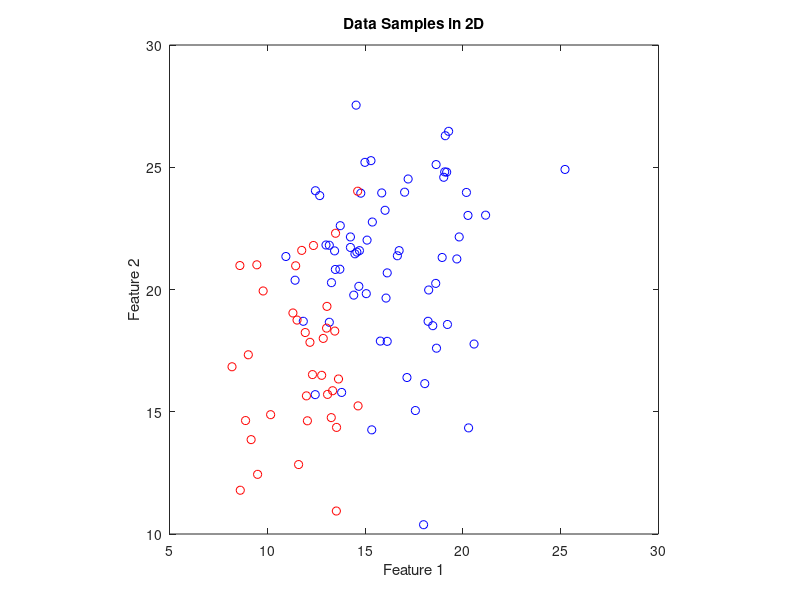

This chart was generated by the following MATLAB code: (Note: this script raises an error after producing the figure.)
%% Pattern Recognition
%  Exercise | Principle Component Analysis
%
%  Instructions
%  ------------
%
%  This file contains code that helps you get started on the
%  exercise. You will need to complete the following functions:
%
%     myPCA.m
%     projectData.m
%     recoverData.m
%
%  Add code where needed.
%

%% Initialization
clear all; close all; clc
%% ================== Part 1: Load Example Dataset  ===================
%  We start this exercise by using a small dataset that is easily to
%  visualize
%
fprintf('Visualizing example dataset for PCA.\n\n');

%  The following command loads the breast cancert dataset. You should now have the 
%  variable X in your environment
Data=csvread('data/breast_cancer_data.csv');
NSamples = 100; %Get the first NSamples only for better visualization
X=Data(1:NSamples,1:end-1); % Get all features
Y=Data(1:NSamples,end);

% Visualize the example dataset in 2D using sample feature pairs
% Repeat using different feature pairs on the 2D space 
figure(1)
plot(X(Y==0, 1), X(Y==0, 2), 'bo',X(Y==1, 1), X(Y==1, 2), 'ro' );
axis square;
title('Data Samples in 2D')
xlabel('Feature 1');
ylabel('Feature 2');
hold on

fprintf('Program paused. Press enter to continue.\n');
pause


%% =============== Part 2: Principal Component Analysis ===============
%  You should now implement PCA, a feature extraction algorithm. 
%  Complete the code in myPCA.m
%  Consider only 2D samples by taking the first two features of the dataset

fprintf('\nRunning PCA on example dataset taking the first 2 features.\n\n');
X=Data(1:NSamples,1:2); % Get 2 first features

% Before running PCA, it is important to first normalize X
% Add the necessary code to perform standardization in featureNormalize
[X_norm, mu, sigma] = featureNormalize(X);

%  Run PCA
[eigvals, eigvecs, ~] = myPCA(X_norm);

% Plot the samples on the first two principal components
figure(2);
subplot(1, 2, 1);
plot(X(Y==0, 1), X(Y==0, 2), 'bo',X(Y==1, 1), X(Y==1, 2), 'ro' );
axis square;
title('Data Samples in 2D')
xlabel('Feature 1');
ylabel('Feature 2');

subplot(1, 2, 2);
plot(X_norm(Y==0, 1), X_norm(Y==0, 2), 'bo',X_norm(Y==1, 1), X_norm(Y==1, 2), 'ro' );
axis square;
title('Normalized Samples and principal components')
xlabel('Normalized feature 1')
ylabel('Normalized feature 2')
hold on

fprintf('Program paused. Press enter to continue.\n');
pause

figure(3);
plot(X_norm(Y==0, 1), X_norm(Y==0, 2), 'bo',X_norm(Y==1, 1), X_norm(Y==1, 2), 'ro');
hold on;
% Plot the principal component vectors (arrows)
scale = 3; % Scale factor for the arrows
quiver(0, 0, eigvecs(1,1)*scale*eigvals(1), eigvecs(2,1)*scale*eigvals(1), 'r', 'LineWidth', 2, 'MaxHeadSize', 1);
quiver(0, 0, eigvecs(1,2)*scale*eigvals(2), eigvecs(2,2)*scale*eigvals(2), 'b', 'LineWidth', 2, 'MaxHeadSize', 1);
axis square;
title('Normalized Samples and principal components')
xlabel('Normalized feature 1')
ylabel('Normalized feature 2')
hold off

pause; 

% Projection of the data onto the principal components
% ADD YOUR CODE
X_PCA = X_norm * eigvecs;

% Plot the projection of the data onto the principal components
figure(4);
hold on
plot(X_PCA(Y==0, 1), X_PCA(Y==0, 2), 'bo','MarkerFaceColor', 'b', 'MarkerEdgeColor', 'none', 'MarkerSize', 4 )
plot(X_PCA(Y==1, 1), X_PCA(Y==1, 2), 'ro','MarkerFaceColor', 'r', 'MarkerEdgeColor', 'none', 'MarkerSize', 4 );
title('PCA of Breast Cancer Dataset');
xlabel('Principal Component 1');
ylabel('Principal Component 2');
axis square;
hold off;

% Calculate the Explained Variance
% ADD YOUR CODE
ExplainedVar = (eigvals / sum(eigvals)) * 100;
fprintf(' Explained Variance(1st PC = %f) (2nd PC = %f)\n', ExplainedVar(1), ExplainedVar(2));

% Print the first principal component
fprintf(' 1st Principal Component = %f %f \n', eigvecs(1,1), eigvecs(2,1));

fprintf('Program paused. Press enter to continue.\n');
pause;


%% =================== Part 3: Dimensionality Reduction ===================
%  Perform dimensionality reduction by projecting the data onto the 
%  first principal component. Then plot the data in this reduced in 
%  dimension space.  This will show you what the data looks like when 
%  using only the corresponding eigenvectors to reconstruct it.
%
%  You should complete the code in projectData.m
%
fprintf('\nDimensionality reduction on example dataset.\n\n');

%  Project the data onto K = 1 dimension
K = 1;
Z = projectData(X_norm, eigvecs, K);
fprintf('Projection of the first example: %f\n', Z(1));

%  Use the K principal components to recover the Data in 2D
X_recover  = recoverData(Z, eigvecs, K);
fprintf('Approximation of the first example: %f %f\n', X_recover(1, 1), X_recover(1, 2));

%  Draw the lines connecting the projected points to the original points
figure(5);
hold on;
plot(X_recover(Y==0, 1), X_recover(Y==0, 2), 'co','MarkerFaceColor', 'c', 'MarkerEdgeColor', 'none', 'MarkerSize', 5);
plot(X_recover(Y==1, 1), X_recover(Y==1, 2), 'yo', 'MarkerFaceColor', 'y', 'MarkerEdgeColor', 'none', 'MarkerSize', 5);

plot(X_norm(Y==0, 1), X_norm(Y==0, 2), 'bo','MarkerFaceColor', 'b', 'MarkerEdgeColor', 'none', 'MarkerSize', 5 )
plot(X_norm(Y==1, 1), X_norm(Y==1, 2), 'ro','MarkerFaceColor', 'r', 'MarkerEdgeColor', 'none', 'MarkerSize', 5 );
title('PCA sample projections');

axis square
for i = 1:size(X_norm, 1)
    drawLine(X_norm(i,:), X_recover(i,:), '--k', 'LineWidth', 1);
end
axis([-3 3.5 -3 3.5]); 
axis square
hold off

fprintf('Program paused. Press enter to continue.\n');
pause;


%% =============== Part 4: Perform PCA on all features in the dataset =============
%  Apply PCA on the initial dataset and then choose the first 2 Principal Componets
%  to reduce the dimensionality of the dataset to the 2D space
%  The following code will load the dataset into your environment
%

X=Data(1:NSamples,1:end-1); % Get all features from the breast cancer dataset

% Before running PCA, it is important to first normalize X
% Add the necessary code to perform standardization in featureNormalize
[X_norm, mu, sigma] = featureNormalize(X);

%  Run PCA
[eigvals, eigvecs, order] = myPCA(X_norm);

figure(6);
hold on
% Plot the samples on the first two principal components
plot(X_norm(Y==0, order(1)), X_norm(Y==0, order(2)), 'bo','MarkerFaceColor', 'b', 'MarkerEdgeColor', 'none', 'MarkerSize', 5 )
plot(X_norm(Y==1, order(1)), X_norm(Y==1, order(2)), 'ro','MarkerFaceColor', 'r', 'MarkerEdgeColor', 'none', 'MarkerSize', 5 );
title('PCA sample projections');
% Plot the principal component vectors (arrows)
scale = 1; % Scale factor for the arrows
quiver(0, 0, eigvecs(1,1)*scale*eigvals(1), eigvecs(2,1)*scale*eigvals(1), 'r', 'LineWidth', 2, 'MaxHeadSize', 1);
quiver(0, 0, eigvecs(1,2)*scale*eigvals(2), eigvecs(2,2)*scale*eigvals(2), 'b', 'LineWidth', 2, 'MaxHeadSize', 1);
hold off;
axis square;

% Projection of the data onto the principal components
% ADD YOUR CODE
X_PCA = X_norm * eigvecs;

pause
% Plot the samples on the first two principal components
figure(7);
scatter(X_PCA(:,1), X_PCA(:,2), 30, Y, 'filled');
title('Breast Cancer Dataset - PCA reduced in 2D');
xlabel('Principal Component 1');
ylabel('Principal Component 2');
hold off;



% Calculate the Explained Variance of the first 2 Principal Components
% ADD YOUR CODE
ExplainedVar = (eigvals / sum(eigvals)) * 100;
fprintf(' Explained Variance(1st PC = %f) (2nd PC = %f)\n', ExplainedVar(1), ExplainedVar(2));


% Print the first principal component
fprintf(' 1st Principal Component = %f %f \n', eigvecs(1,1), eigvecs(2,1));

fprintf('Program paused. Press enter to continue.\n');

pause;


%% =============== Part 5: Loading and Visualizing Face Data =============
%  We start the exercise by first loading and visualizing the dataset.
%  The following code will load the dataset into your environment
%
fprintf('\nLoading face dataset.\n\n');

%  Load Face dataset
load ('data/faces.mat')
figure(8);
%  Display the first 100 faces in the dataset
displayData(X(1:100, :));

fprintf('Program paused. Press enter to continue.\n');
pause;

%% =========== Part 6: PCA on Face Data: Eigenfaces  ===================
%  Run PCA and visualize the eigenvectors which are in this case eigenfaces
%  We display the first 36 eigenfaces.
%
fprintf(['\nRunning PCA on face dataset.\n' ...
         '(this mght take a minute or two ...)\n\n']);

%  Before running PCA, it is important to first normalize X by subtracting 
%  the mean value from each feature
[X_norm, mu, sigma] = featureNormalize(X);

%  Run PCA
[eigvals, eigvecs, order] = myPCA(X_norm);

figure(9);
%  Visualize the top 36 eigenvectors found (eigenfaces)
displayData(eigvecs(:, 1:36)');

fprintf('Program paused. Press enter to continue.\n');
pause;


%% ============= Part 7: Dimensionality Reduction for Faces =================
%  Project images to the eigen space using the top k eigenvectors 
%  If you are applying a machine learning algorithm 
fprintf('\nDimension reduction for face dataset.\n\n');

K = 100;
Z = projectData(X_norm, eigvecs, K);

fprintf('The projected data Z has a size of: ')
fprintf('%d ', size(Z));

fprintf('\n\nProgram paused. Press enter to continue.\n');
pause;

%% ==== Part 8: Visualization of Faces after PCA Dimensionality Reduction ====
%  Project images to the eigen space using the top K eigen vectors and 
%  visualize only using those K dimensions
%  Compare to the original input, which is also displayed

fprintf('\nVisualizing the projected (reduced dimension) faces.\n\n');

K = 100;
X_rec  = recoverData(Z, eigvecs, K);

figure(10);
% Display normalized data
subplot(1, 2, 1);
displayData(X_norm(1:100,:));
title('Original faces');
axis square;

% Display reconstructed data from only k eigenfaces
subplot(1, 2, 2);
displayData(X_rec(1:100,:));
title('Recovered faces');
axis square;




